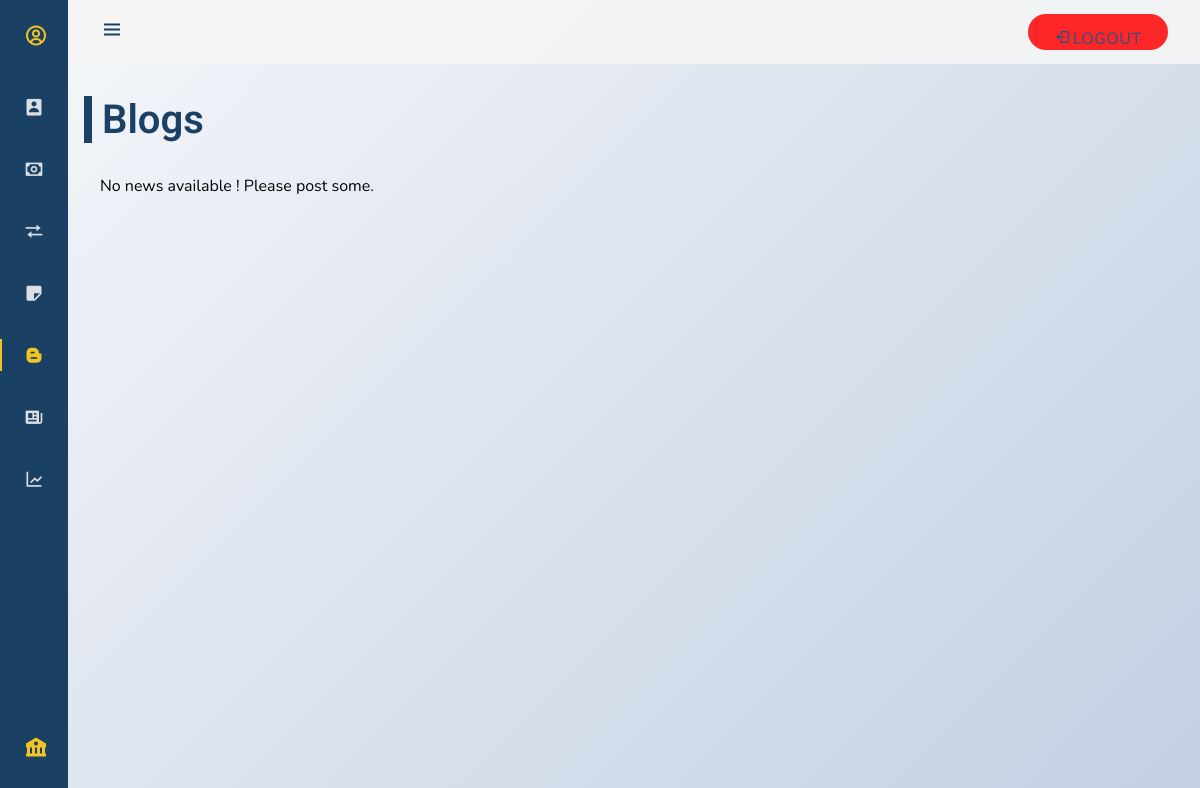
/Dashboard/User-Dashboard/user-blogs.php, run on an earlier commit of the app's database.
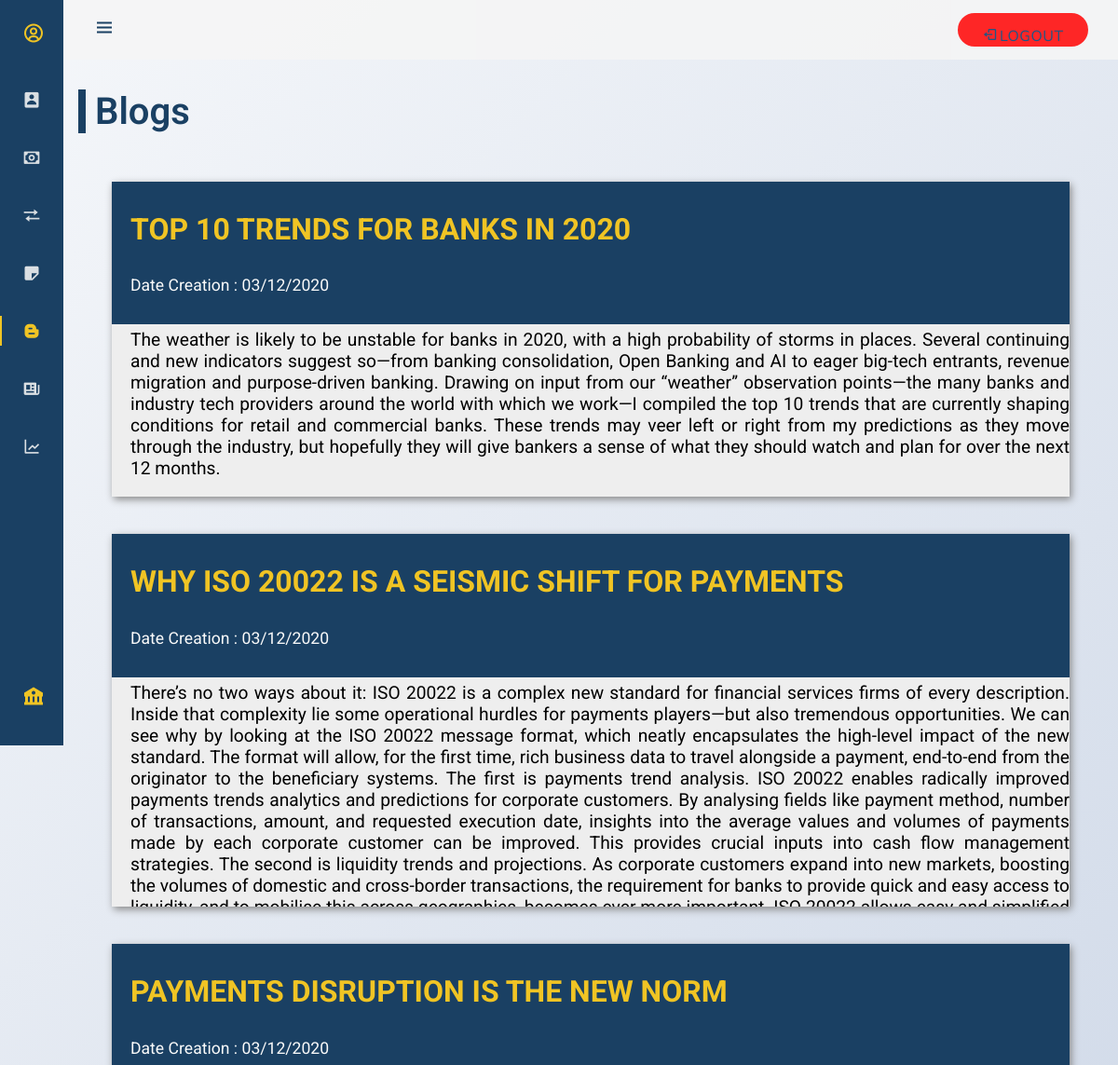
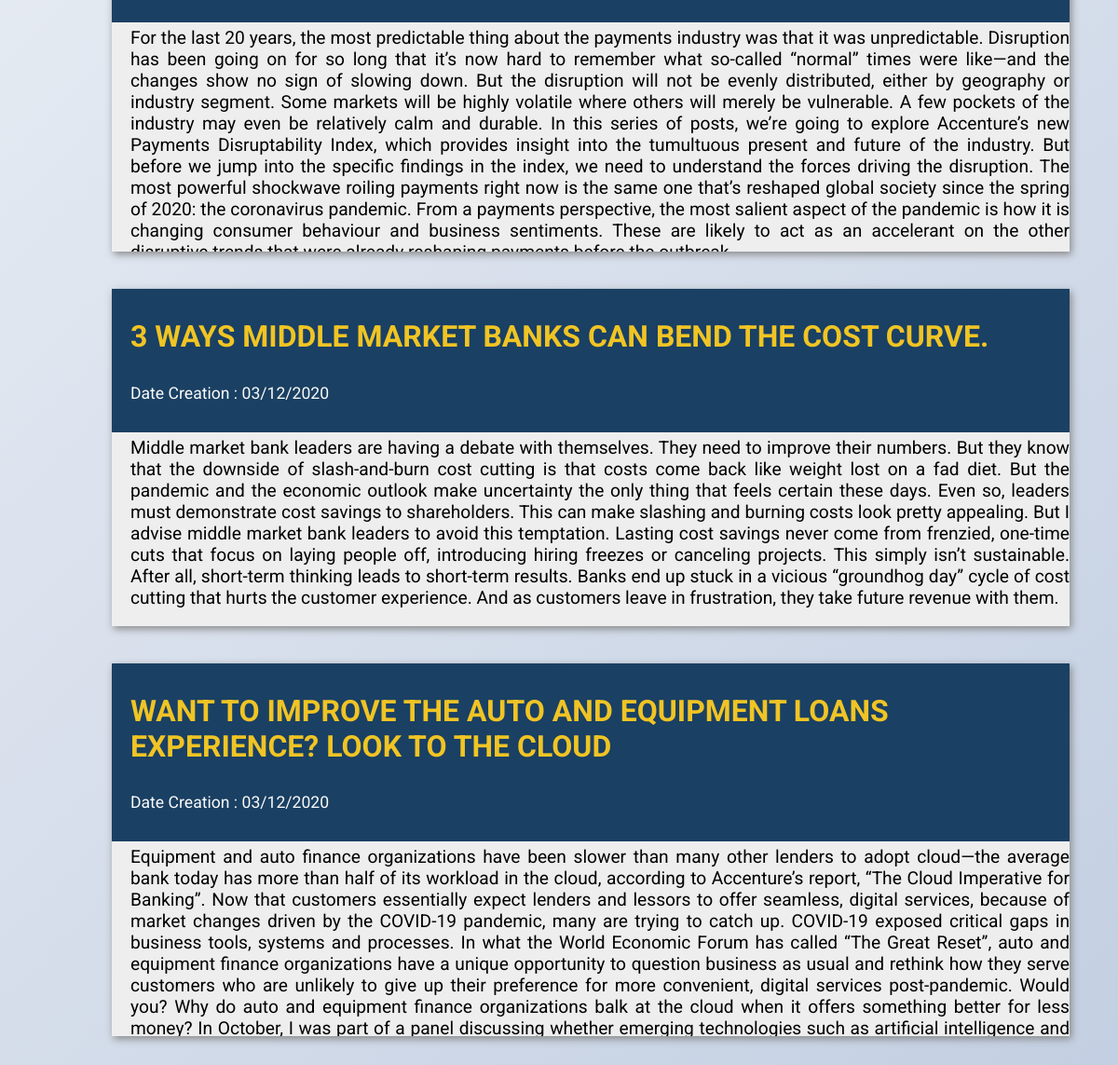
And on a later commit of the database (2 pictures, top to bottom).
### tables this page shows
CREATE TABLE `blog` (
  `blog_id` int(255) NOT NULL,
  `blog_title` varchar(255) NOT NULL,
  `created` datetime NOT NULL
);

CREATE TABLE `blog_body` (
  `blog_id` int(11) NOT NULL,
  `blog_detail` text NOT NULL
);

### Dashboard/User-Dashboard/user-blogs.php (the view, shortened to what this page needs)
<?php
include '../../Includes/Database-Connection/db-connection-inc.php';
?>
<!DOCTYPE html>
<html lang="en">
    <head>
        <link rel="stylesheet" href="../../Assets/Modules/Styles/icons.css">
        <link href='https://cdn.jsdelivr.net/npm/boxicons@2.0.5/css/boxicons.min.css' rel='stylesheet'>
        <link rel="stylesheet" href="https://cdnjs.cloudflare.com/ajax/libs/font-awesome/5.15.1/css/all.min.css">
        <link rel="stylesheet" href="../../Assets/Modules/Styles/dashboard-main.css">
    </head>
    <body id="user-body-pd" >
        <header class="user-header" id="user-header">
            <div class="user-header__toggle">
                <i class='bx bx-menu' id="user-header-toggle"></i>
            </div>
            <div class="user-logout">
                <button type="submit"><i class='bx bx-log-out user-header__icon'></i>LOGOUT</button>
            </div>
        </header>
        <div class="user-l-navbar" id="user-nav-bar">
            <nav class="user-nav">
                <div class="user-logo-component">
                    <a href="./profile.php" class="user-nav__logo" title="User Dashboard">
                        <i class='bx bx-user-circle user-nav__logo-icon' ></i>
                    </a>
                    <div class="user-sidebar-component">
                        <a href="./profile.php" class="user-nav__link "  title="Profile">
                        <i class='bx bxs-user-rectangle user-nav__icon' ></i>
                        </a>
                        <a href="./my-transaction.php" class="user-nav__link" title="My Transaction">
                            <i class='bx bx-money user-nav__icon' ></i>
                        </a>
                        <a href="./transfer-fund.php" class="user-nav__link "  title="Transfer Funds">
                            <i class='bx bx-transfer user-nav__icon' ></i>
                        </a>
                        <a href="./notices.php" class="user-nav__link " title="Notices">
                            <i class='bx bxs-note user-nav__icon' ></i>
                        </a>
                        <a href="./user-blogs.php" class="user-nav__link active" title="Blogs">
                            <i class='bx bxl-blogger user-nav__icon' ></i>
                        </a>
                        <a href="./grievances.php" class="user-nav__link" title="Grievances">
                            <i class='bx bxs-news user-nav__icon' ></i>
                        </a>
                        <a href="./user-interest-rate.php" class="user-nav__link" title="Interest Rate">
                            <i class='bx bx-line-chart user-nav__icon'></i>
                        </a>
                    </div>
                </div>
                <a href="./profile.php" class="user-nav__logo"  title="Urban Bank">
                    <i class='bx bxs-bank user-nav__logo-icon' ></i>
                </a>
            </nav>
        </div>
        <div class="heading-title">
                <h2>Blogs</h2>
        </div>
    <div class="blog-flex-container">
        <?php
            $sql0 = "SELECT blog_id, blog_title, created FROM blog ORDER BY created DESC";
            $result = $conn->query($sql0);
            if ($result->num_rows > 0) {
            while($row = $result->fetch_assoc()) {
                $blog_id = $row["blog_id"];
                $sql1 = "SELECT blog_detail FROM blog_body WHERE blog_id=$blog_id";
                $result1 = $conn->query($sql1); ?>
                <div class="blog-flex-item">
                    <div class="blog-flex-container-title">
                        <h1 id="blog_title"><?php echo $row["blog_title"] . "<br>"; ?></h1>
                    </div>
                    <div class="blog-flex-container-title">
                        <p id="date"><?php echo "Date Creation : " .
                            date("d/m/Y", strtotime($row["created"])); ?></p>
                    </div>
                    <div class="blog-flex-container-body">
                        <p id="blog_detail"><?php while($row1 = $result1->fetch_assoc()) {
                            echo $row1["blog_detail"]; } ?></p>
                    </div>
                </div>
            <?php }
            } else {
                echo "No news available ! Please post some.";
            }
        ?>
    </body>
</html>

What changed in the data, as far as the page shows it:
added blog: blog_title "TOP 10 TRENDS FOR BANKS IN 2020", created "03/12/2020"
added blog_body: blog_detail "The weather is likely to be unstable for banks in 2020, with a high probability of storms in places. Several continuing and new indicators suggest so—from banking consolidation, Open Banking and AI to eager big-tech entrants, revenue migration and purpose-driven banking. Drawing on input from our “weather” observation points—the many banks and industry tech providers around the world with which we work—I compiled the top 10 trends that are currently shaping conditions for retail and commercial banks. These trends may veer left or right from my predictions as they move through the industry, but hopefully they will give bankers a sense of what they should watch and plan for over the next 12…", shown under "TOP 10 TRENDS FOR BANKS IN 2020"
added blog: blog_title "WHY ISO 20022 IS A SEISMIC SHIFT FOR PAYMENTS", created "03/12/2020"
added blog_body: blog_detail "There’s no two ways about it: ISO 20022 is a complex new standard for financial services firms of every description. Inside that complexity lie some operational hurdles for payments players—but also tremendous opportunities. We can see why by looking at the ISO 20022 message format, which neatly encapsulates the high-level impact of the new standard. The format will allow, for the first time, rich business data to travel alongside a payment, end-to-end from the originator to the beneficiary systems. The first is payments trend analysis. ISO 20022 enables radically improved payments trends analytics and predictions for corporate customers. By analysing fields like payment method, number of…", shown under "WHY ISO 20022 IS A SEISMIC SHIFT FOR PAYMENTS"
added blog: blog_title "PAYMENTS DISRUPTION IS THE NEW NORM", created "03/12/2020"
added blog_body: blog_detail "For the last 20 years, the most predictable thing about the payments industry was that it was unpredictable. Disruption has been going on for so long that it’s now hard to remember what so-called “normal” times were like—and the changes show no sign of slowing down. But the disruption will not be evenly distributed, either by geography or industry segment. Some markets will be highly volatile where others will merely be vulnerable. A few pockets of the industry may even be relatively calm and durable. In this series of posts, we’re going to explore Accenture’s new Payments Disruptability Index, which provides insight into the tumultuous present and future of the industry. But before we jump…", shown under "PAYMENTS DISRUPTION IS THE NEW NORM"
added blog: blog_title "3 WAYS MIDDLE MARKET BANKS CAN BEND THE COST CURVE.", created "03/12/2020"
added blog_body: blog_detail "Middle market bank leaders are having a debate with themselves. They need to improve their numbers. But they know that the downside of slash-and-burn cost cutting is that costs come back like weight lost on a fad diet. But the pandemic and the economic outlook make uncertainty the only thing that feels certain these days. Even so, leaders must demonstrate cost savings to shareholders. This can make slashing and burning costs look pretty appealing. But I advise middle market bank leaders to avoid this temptation. Lasting cost savings never come from frenzied, one-time cuts that focus on laying people off, introducing hiring freezes or canceling projects. This simply isn’t sustainable. After…", shown under "3 WAYS MIDDLE MARKET BANKS CAN BEND THE COST CURVE."
added blog: blog_title "WANT TO IMPROVE THE AUTO AND EQUIPMENT LOANS EXPERIENCE? LOOK TO THE CLOUD", created "03/12/2020"
added blog_body: blog_detail "Equipment and auto finance organizations have been slower than many other lenders to adopt cloud—the average bank today has more than half of its workload in the cloud, according to Accenture’s report, “The Cloud Imperative for Banking”. Now that customers essentially expect lenders and lessors to offer seamless, digital services, because of market changes driven by the COVID-19 pandemic, many are trying to catch up. COVID-19 exposed critical gaps in business tools, systems and processes. In what the World Economic Forum has called “The Great Reset”, auto and equipment finance organizations have a unique opportunity to question business as usual and rethink how they serve customers who are…", shown under "WANT TO IMPROVE THE AUTO AND EQUIPMENT LOANS EXPERIENCE? LOOK TO THE CLOUD"
Also different on the page:
text no longer shown: "No news available ! Please post some."
